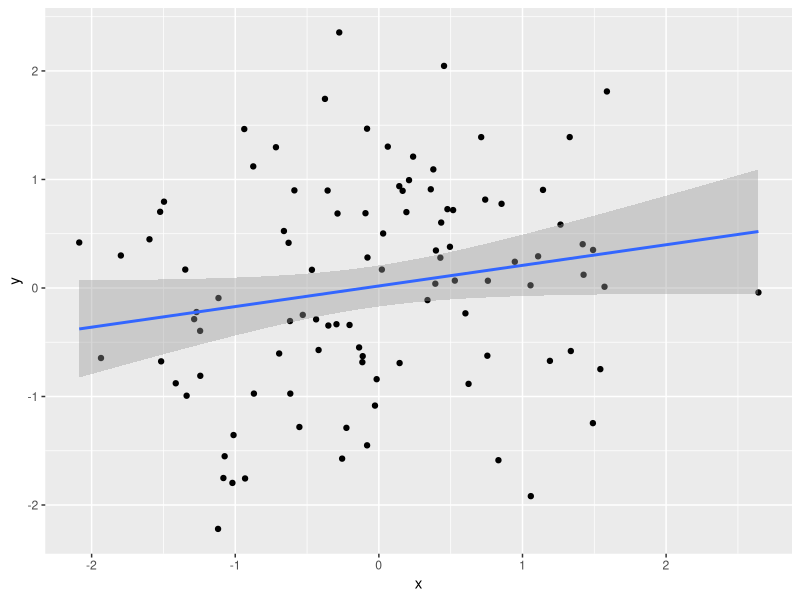
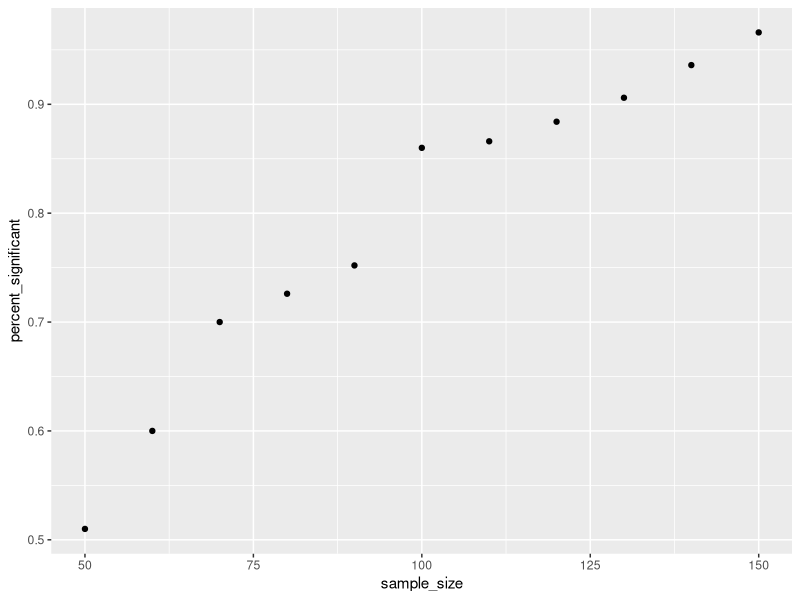
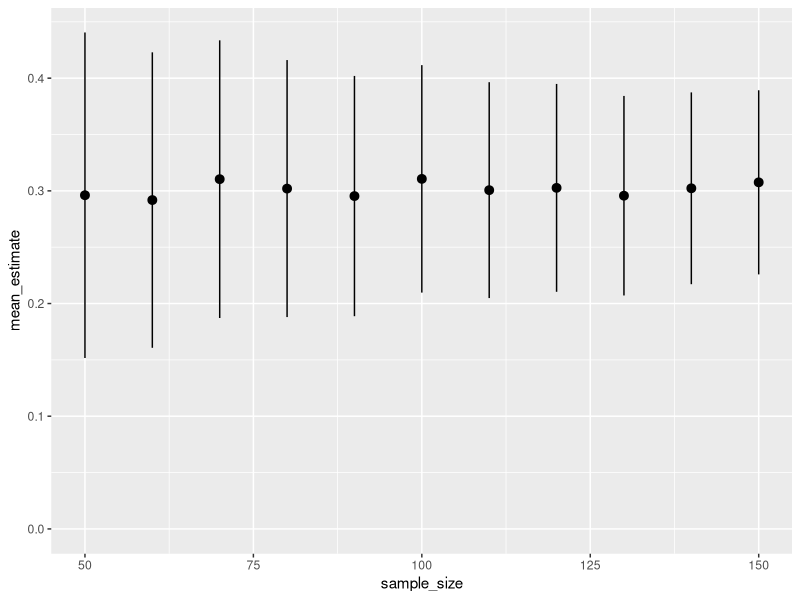

The R source for these figures, in order:
## ---- chunk 1
library(tidyverse)
## ---- chunk 2
x <- rnorm(100)
error <- rnorm(100)
y <- x * 0.3 + error

dat <- data.frame(x = x, y = y)

lm(y ~ x, data = dat) %>% 
  broom::tidy()
## ---- chunk 3
#| output-location: fragment
dat %>% 
  ggplot(aes(x,y)) +
  geom_point() +
  geom_smooth(method = "lm")
## ---- chunk 4
# Define a function that generates a random dataset
generate_data <- function(x){
  # adding the x as an argument is a bit of a hack because we don't need it
  # there's an easier way to do this in R using the replicate function
  measure_1 <- rnorm(100) 
  measure_2 <- measure_1 * 0.3 + rnorm(100)
  
  result <- data.frame(measure_1, measure_2)
}
## ---- chunk 5
simulations_data <- tibble(simulation_id = c(1:1000)) %>% 
  
  mutate(sim_dat = map(simulation_id, generate_data),
         model = map(sim_dat, \(x) {lm(measure_2 ~ measure_1, data = x)}),
         tidy_model = map(model, broom::tidy),
         p_value_measure_2 = map_dbl(tidy_model, \(x) x %>% 
                                       filter(term == "measure_1") %>%  
                                       pull(p.value)))
## ---- chunk 6
simulations_data %>% 
  summarise(power = mean(p_value_measure_2 < 0.05))
## ---- chunk 7
generate_data2 <- function(N){
  measure_1 <- rnorm(N) 
  measure_2 <- measure_1 * 0.3 + rnorm(N, sd = 1)
  
  result <- data.frame(measure_1, measure_2)
}
## ---- chunk 8
simulations_data_2 <- crossing(
  simulation_id = c(1:500),
  sample_size = seq(50, 150, by = 10)
)
## ---- chunk 9
sim_outcome <- simulations_data_2 %>% 
   mutate(sim_dat = map(sample_size, generate_data2),
         model = map(sim_dat, \(x) {lm(measure_2 ~ measure_1, data = x)}),
         tidy_model = map(model, broom::tidy),
         p_value_measure_2 = map_dbl(tidy_model, \(x) x %>% 
                                       filter(term == "measure_1") %>%  
                                       pull(p.value)))
## ---- chunk 10
sim_outcome %>% 
  group_by(sample_size) %>% 
  summarise(n_sims = n(),
            percent_significant = sum(p_value_measure_2 < 0.05) / n_sims) %>% 
  ggplot(aes(sample_size, percent_significant)) +
  geom_point()
## ---- chunk 11
sim_outcome %>% 
  unnest(tidy_model) %>% 
  filter(term == "measure_1") %>% 
  group_by(sample_size) %>% 
  summarise(across(c(estimate, std.error), c("mean" = mean), .names = "{.fn}_{.col}")) %>% 
  ggplot(aes(sample_size, mean_estimate, ymin = mean_estimate - mean_std.error, ymax = mean_estimate + mean_std.error)) +
  geom_pointrange() +
  expand_limits(y = c(0, 0.35))
